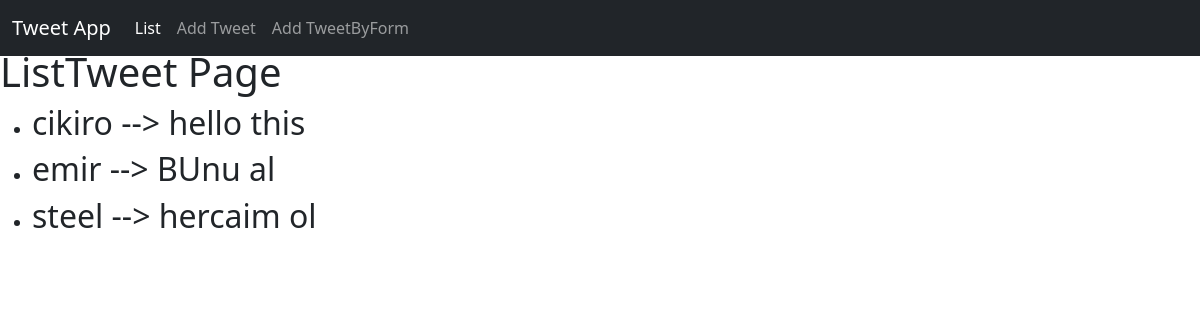
/tweetapp/, run on an earlier commit of the app's database.
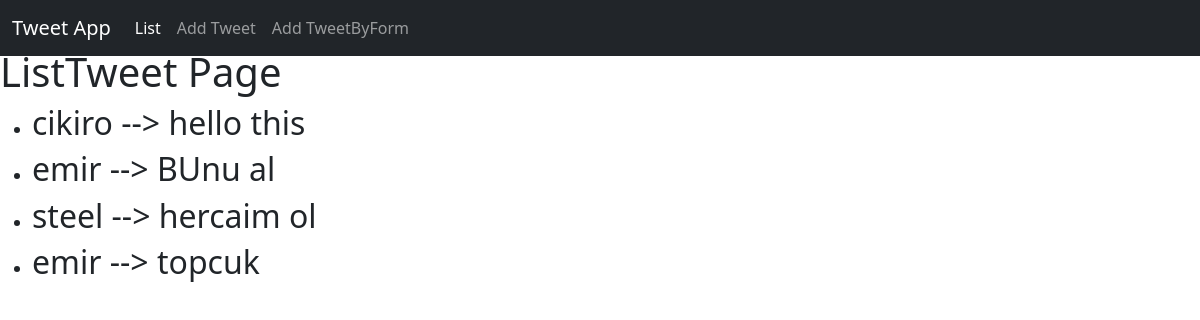
And on a later commit of the database.
### tweet_app/models.py (models this page shows, shortened)
class Tweet(models.Model):
    username = models.CharField(max_length=30)
    message = models.CharField(max_length=100)
    created_at = models.DateTimeField(auto_now_add=True)

### tweet_app/views.py (the view)
# urls.py: path("",views.listtweet,name="listtweet"), #emirkandemir.com/tweetapp/
def listtweet(request):
    all_tweets = models.Tweet.objects.all()
    tweet_context = {"tweets": all_tweets}
    return render(request,"tweet_app/listtweet.html",context=tweet_context)

### tweet_app/templates/tweet_app/listtweet.html
{% extends "base.html" %}
{% block content%}
<br><br>
<h1>ListTweet Page</h1>
<ul>
    {% for tweet in tweets%}
    <li><h2>{{tweet.username}} --> {{tweet.message}}</h2></li>
    {% endfor %}
</ul>
{% endblock %}

What changed in the data, as far as the page shows it:
added Tweet: username "emir", message "topcuk"
